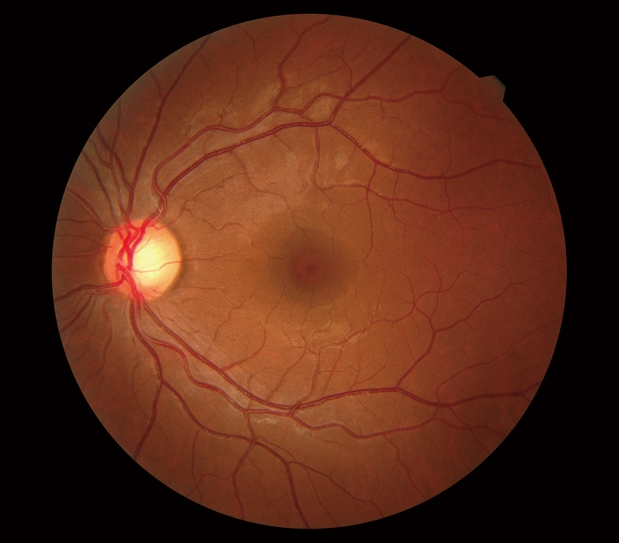
%> input picture Retinal Scan Work/retina_scan.jpg, 619 x 543 px
$ octave imageDivider.m   (GNU Octave 9; MATLAB toolbox functions it lacks are replaced by stand-ins)
%> lines starting %> are read from the running program, lines starting %| are printed output that depends on the picture
clc;
clear all;
close all;
I=imread('retina_scan.jpg');
%> I is the input picture: size 543x619x3 uint8; mean R, G, B 83.5, 39.5, 23.1
subplot 331
imshow(I);
title('Original Image');
[r c p]= size(I);%r-rows,c-columns,p-planes
%> r = 543; c = 619; p = 3
A=I(1:r/2,1:c/2,:);
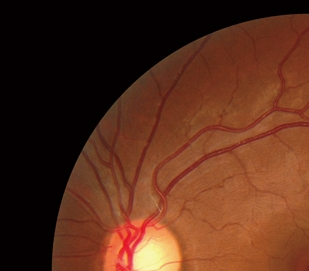
%> A: size 271x309x3 uint8; mean R, G, B 88.8, 45.8, 27.2
B=I(1:r/2,c/2+1:c,:);
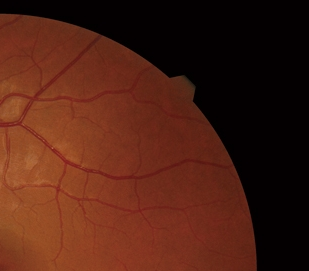
%> B: size 271x309x3 uint8; mean R, G, B 78, 33, 19.4
C=I(r/2+1:r,1:c/2,:);
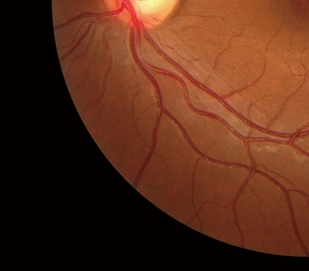
%> C: size 271x309x3 uint8; mean R, G, B 89, 44.6, 26.1
D=I(r/2+1:r,c/2+1:c,:);
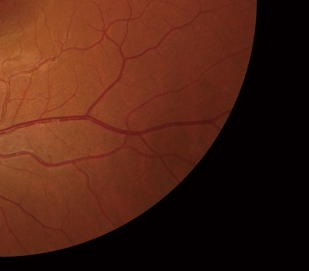
%> D: size 271x309x3 uint8; mean R, G, B 77.7, 34, 19.4
subplot 332
imshow(A);
title('Image part 1');
subplot 333
imshow(B);
title('Image part 2');
subplot 335
imshow(C);
title('Image part 3');
subplot 336
imshow(D);
title('Image part 4');
fullImage = [A, C; B, D];
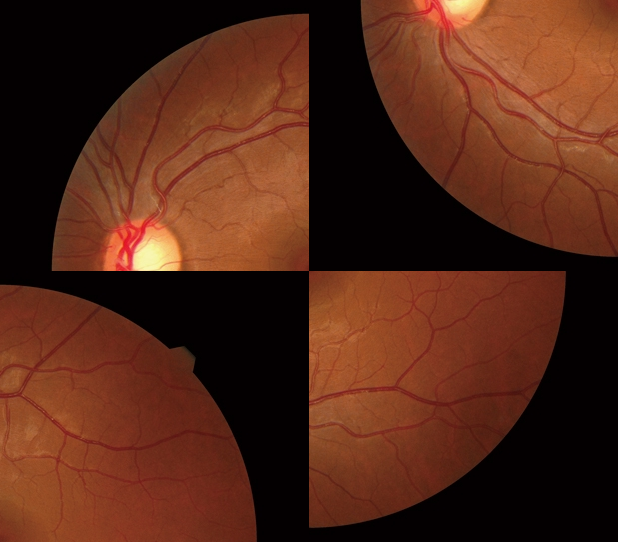
%> fullImage: size 542x618x3 uint8; mean R, G, B 83.4, 39.4, 23
sublplot 334
%> (this line was passed over: sublplot is not available in this run)
imshow(fullImage)
title('On reassembling');
